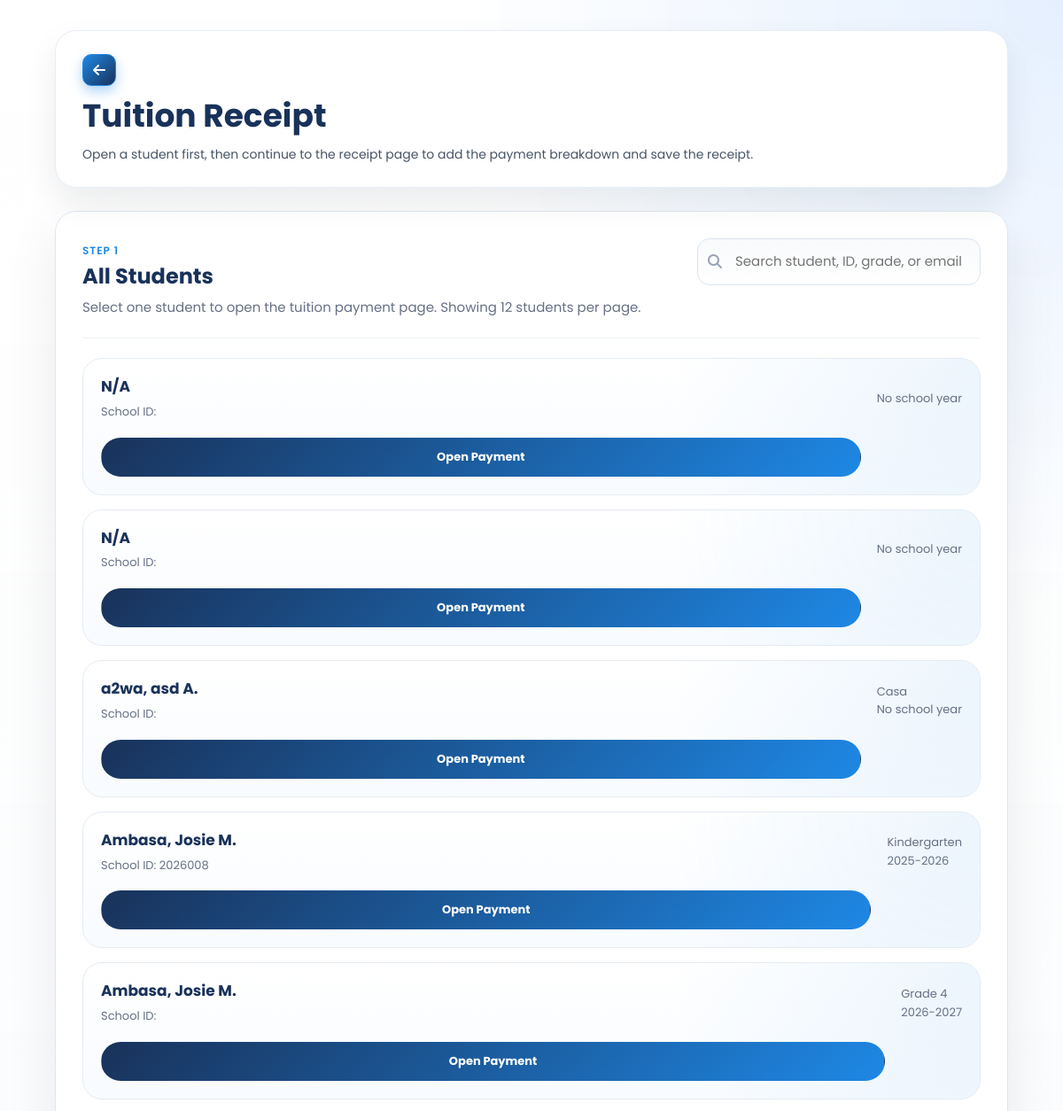
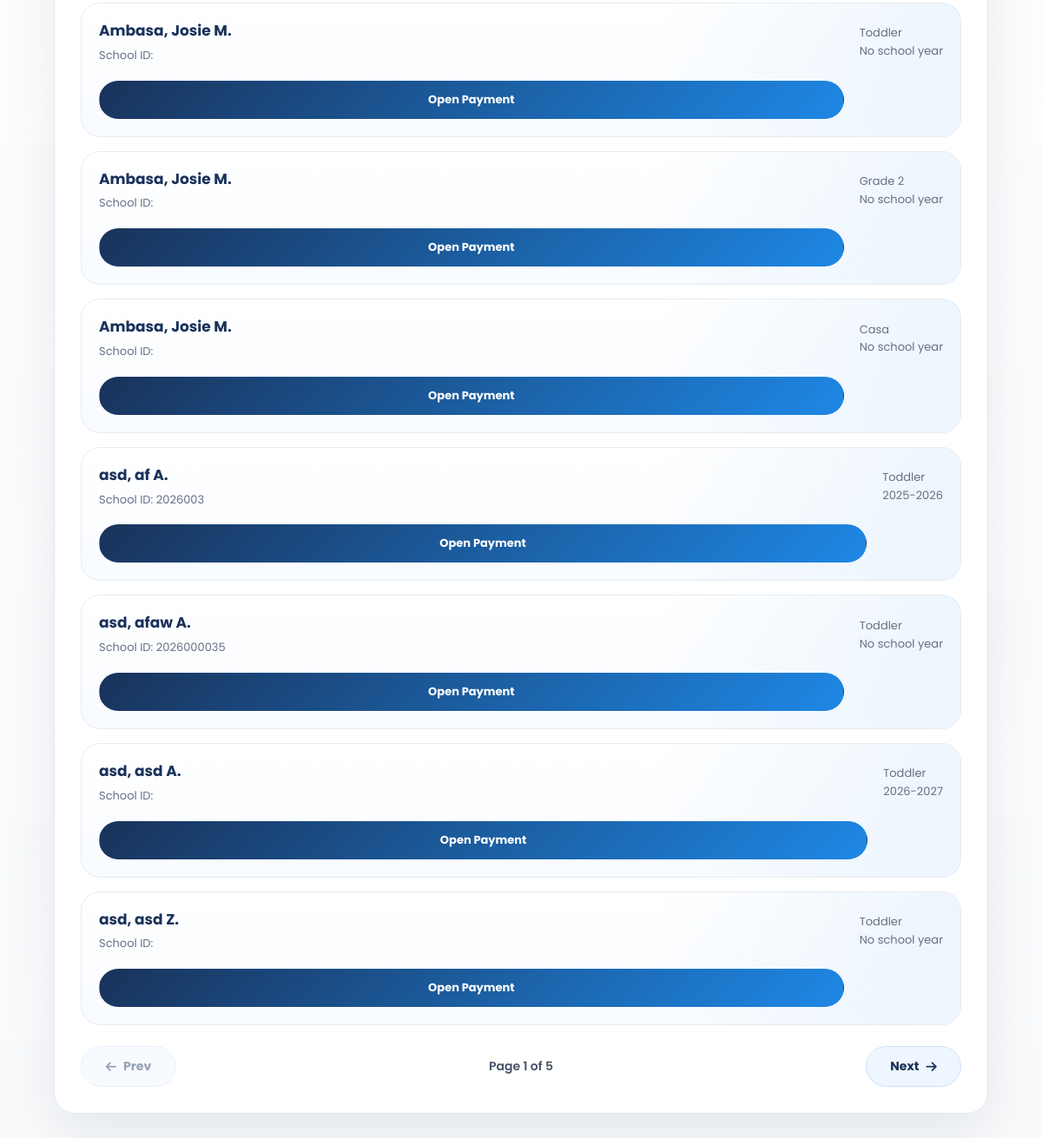
/SmartEnroll/tuition_receipt.php (signed in), run on an earlier commit of the app's database (2 pictures, top to bottom).
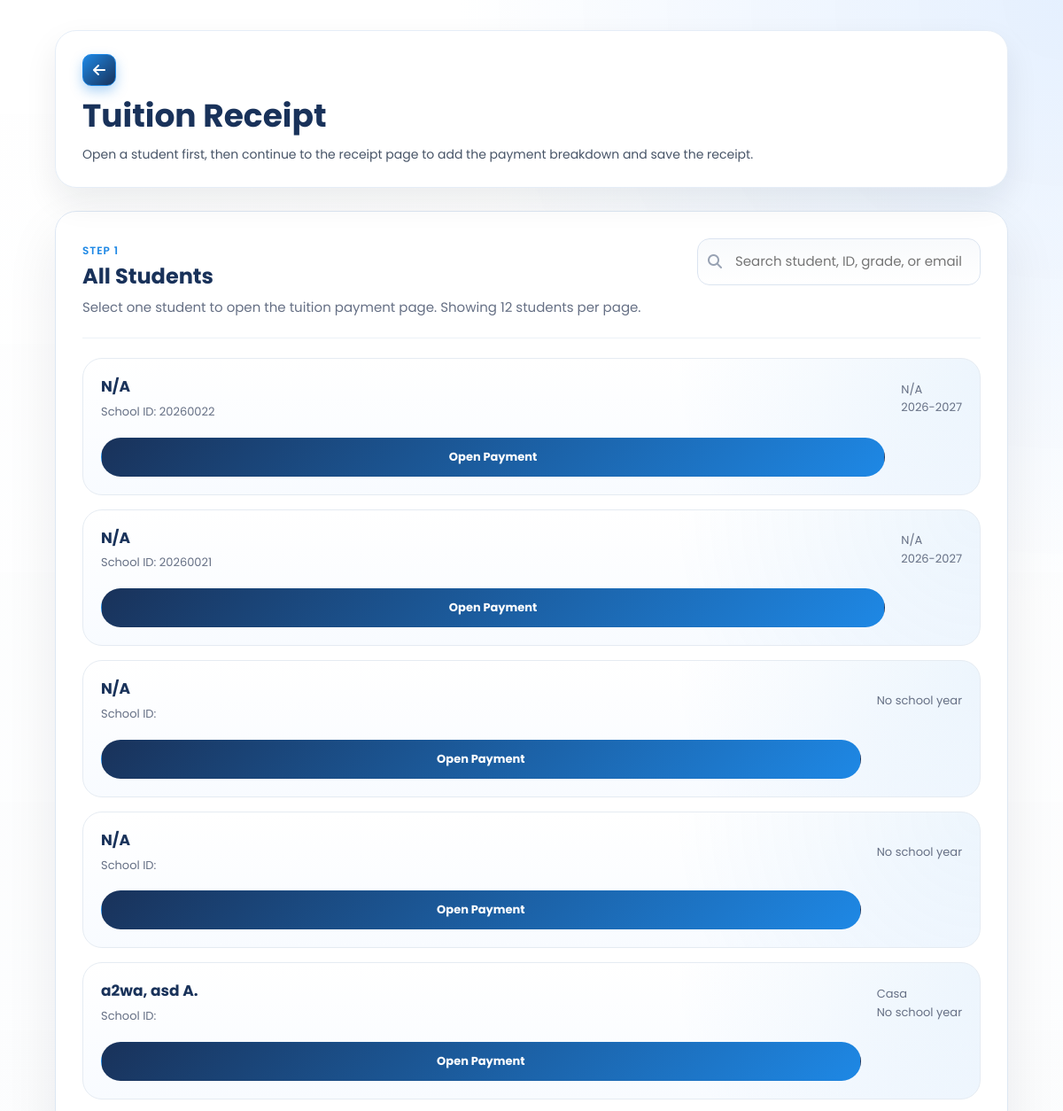
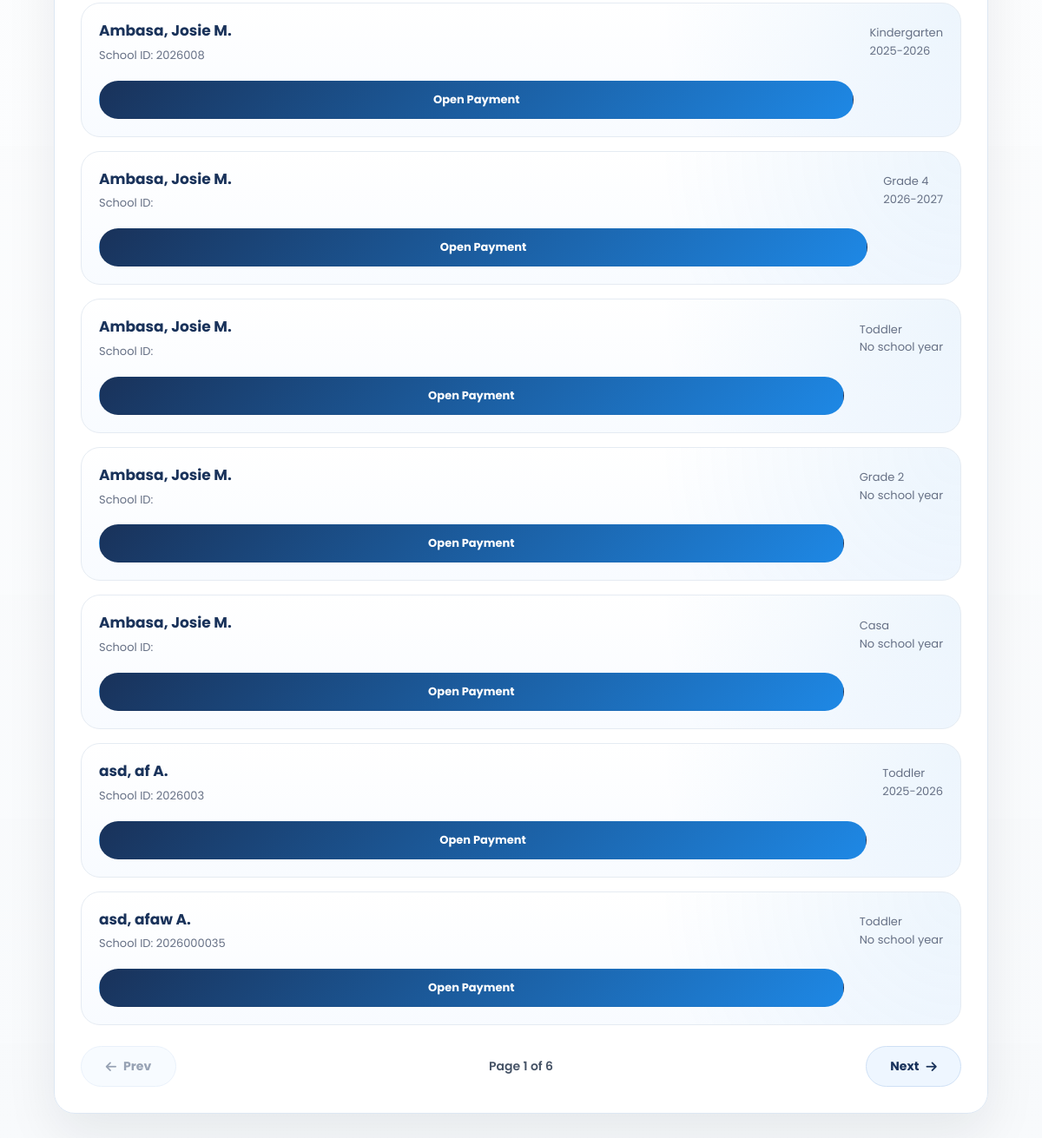
And on a later commit of the database (2 pictures, top to bottom).
### tables this page shows
CREATE TABLE `enrollments` (
  `id` int(11) NOT NULL,
  `grade_level` varchar(50) DEFAULT NULL,
  `student_id` varchar(20) DEFAULT NULL,
  `school_year` varchar(20) DEFAULT NULL,
  `student_status` varchar(50) DEFAULT NULL,
  `completion_date` date DEFAULT NULL,
  `learner_lname` varchar(100) DEFAULT NULL,
  `learner_fname` varchar(100) DEFAULT NULL,
  `learner_mname` varchar(100) DEFAULT NULL,
  `learner_ext` varchar(20) DEFAULT NULL,
  `nickname` varchar(100) DEFAULT NULL,
  `sex` varchar(20) DEFAULT NULL,
  `dob` varchar(20) DEFAULT NULL,
  `age` int(11) DEFAULT NULL,
  `mother_tongue` varchar(100) DEFAULT NULL,
  `religion` varchar(100) DEFAULT NULL,
  `email` varchar(150) DEFAULT NULL,
  `province` varchar(100) DEFAULT NULL,
  `municipality` varchar(100) DEFAULT NULL,
  `barangay` varchar(100) DEFAULT NULL,
  `street` varchar(150) DEFAULT NULL,
  `father_lname` varchar(100) DEFAULT NULL,
  `father_fname` varchar(100) DEFAULT NULL,
  `father_mname` varchar(100) DEFAULT NULL,
  `father_occ` varchar(100) DEFAULT NULL,
  `father_contact` varchar(50) DEFAULT NULL,
  `mother_lname` varchar(100) DEFAULT NULL,
  `mother_fname` varchar(100) DEFAULT NULL,
  `mother_mname` varchar(100) DEFAULT NULL,
  `mother_occ` varchar(100) DEFAULT NULL,
  `mother_contact` varchar(50) DEFAULT NULL,
  `mother_maiden` varchar(100) DEFAULT NULL,
  `guardian_type` varchar(50) DEFAULT NULL,
  `guardian_lname` varchar(100) DEFAULT NULL,
  `guardian_fname` varchar(100) DEFAULT NULL,
  `guardian_mname` varchar(100) DEFAULT NULL,
  `guardian_occ` varchar(100) DEFAULT NULL,
  `guardian_contact` varchar(50) DEFAULT NULL,
  `emergency1_name` varchar(150) DEFAULT NULL,
  `emergency1_relationship` varchar(100) DEFAULT NULL,
  `emergency1_contact` varchar(50) DEFAULT NULL,
  `emergency2_name` varchar(150) DEFAULT NULL,
  `emergency2_relationship` varchar(100) DEFAULT NULL,
  `emergency2_contact` varchar(50) DEFAULT NULL,
  `emergency3_name` varchar(150) DEFAULT NULL,
  `emergency3_relationship` varchar(100) DEFAULT NULL,
  `emergency3_contact` varchar(50) DEFAULT NULL,
  `special_needs` text DEFAULT NULL,
  `medication` varchar(10) DEFAULT NULL,
  `medication_details` text DEFAULT NULL,
  `created_at` timestamp NOT NULL DEFAULT current_timestamp()
);

### SmartEnroll/tuition_receipt.php (the view, shortened to what the changed rows need)
<?php
$students = [];
$error = '';
$studentsPerPage = 12;
$currentPage = max(1, (int)($_GET['page'] ?? 1));
$totalPages = 1;
$searchQuery = trim((string)($_GET['q'] ?? ''));
function format_name(array $row): string
{
    $m = trim((string)($row['learner_mname'] ?? ''));
    $mi = $m !== '' ? strtoupper(mb_substr($m, 0, 1)) . '.' : '';
    $full = trim(
        ($row['learner_lname'] ?? '') . ', ' .
        ($row['learner_fname'] ?? '') . ' ' . $mi
    );
    return trim(preg_replace('/\s+/', ' ', $full), ' ,');
}
try {
    $conn = new mysqli('127.0.0.1', 'root', '', 'smartenroll');
    $conn->set_charset('utf8mb4');
    $whereSql = '';
    $searchLike = '';
    if ($whereSql !== '') {
        $countStmt = $conn->prepare("SELECT COUNT(*) AS total FROM enrollments {$whereSql}");
        $countStmt->bind_param('s', $searchLike);
        $countStmt->execute();
        $countResult = $countStmt->get_result();
    } else {
        $countResult = $conn->query("SELECT COUNT(*) AS total FROM enrollments");
    }
    $totalStudents = (int)($countResult->fetch_assoc()['total'] ?? 0);
    $totalPages = max(1, (int)ceil($totalStudents / $studentsPerPage));
    $currentPage = min($currentPage, $totalPages);
    $offset = ($currentPage - 1) * $studentsPerPage;
    $sql = "
        SELECT id, student_id, learner_lname, learner_fname, learner_mname, grade_level, school_year, email
        FROM enrollments
        {$whereSql}
        ORDER BY learner_lname ASC, learner_fname ASC, id DESC
        LIMIT ? OFFSET ?
    ";
    $stmt = $conn->prepare($sql);
    if ($whereSql !== '') {
        $stmt->bind_param('sii', $searchLike, $studentsPerPage, $offset);
    } else {
        $stmt->bind_param('ii', $studentsPerPage, $offset);
    }
    $stmt->execute();
    $result = $stmt->get_result();
    while ($row = $result->fetch_assoc()) {
        $students[] = $row;
    }
} catch (Throwable $e) {
    $error = $e->getMessage();
}
?>
<!DOCTYPE html>
<html lang="en">
<head>
    <link rel="stylesheet" href="css/style.css">
    <link rel="stylesheet" href="css/pay_tuition.css">
    <link rel="stylesheet" href="https://cdnjs.cloudflare.com/ajax/libs/font-awesome/6.5.0/css/all.min.css">
</head>
<body class="dashboard-page dashboard-white-page">
<main class="dashboard-main pay-list-main">
    <div class="dashboard-header tuition-header">
        <div class="student-header-left">
            <div class="student-header-title">
                <h1>Tuition Receipt</h1>
            </div>
        </div>
    </div>
    <section class="student-directory-card">
        <div class="panel-top student-panel-top">
            <div>
                <h2>All Students</h2>
            </div>
        </div>
        <?php if (!$error && empty($students)): ?>
            <div class="empty-state">
                <i class="fa-solid fa-users"></i>
                <h2>No Students Found</h2>
                <p>There are no enrolled students available for tuition payment yet.</p>
            </div>
        <?php else: ?>
            <div class="student-card-list student-card-list-wide" id="payStudentList">
                <?php foreach ($students as $student): ?>
                    <?php $fullName = format_name($student) ?: 'N/A'; ?>
                    <a
                        class="student-pick-card"
                        href="tuition_receipt_details.php?student_id=<?php echo urlencode((string)$student['student_id']); ?>"
                        data-search="<?php echo htmlspecialchars(strtolower(implode(' ', [
                            (string)($student['student_id'] ?? ''),
                            $fullName,
                            (string)($student['grade_level'] ?? ''),
                            (string)($student['email'] ?? ''),
                            (string)($student['school_year'] ?? '')
                        ]))); ?>"
                    >
                        <div class="student-pick-main">
                            <strong><?php echo htmlspecialchars($fullName); ?></strong>
                            <span>School ID: <?php echo htmlspecialchars((string)($student['student_id'] ?? '')); ?></span>
                        </div>
                        <div class="student-pick-meta">
                            <span><?php echo htmlspecialchars((string)($student['grade_level'] ?? 'N/A')); ?></span>
                            <small><?php echo htmlspecialchars((string)($student['school_year'] ?? 'No school year')); ?></small>
                        </div>
                        <div class="student-pick-action">Open Payment</div>
                    </a>
                <?php endforeach; ?>
            </div>
            <?php if ($totalPages > 1): ?>
                <div class="pagination-bar">
                    <a class="pagination-btn<?php echo $currentPage <= 1 ? ' disabled' : ''; ?>" href="<?php echo $currentPage > 1 ? '?page=' . ($currentPage - 1) . ($searchQuery !== '' ? '&q=' . urlencode($searchQuery) : '') : '#'; ?>">
                        <i class="fa-solid fa-arrow-left"></i>
                        Prev
                    </a>
                    <div class="pagination-status">
                        Page <?php echo $currentPage; ?> of <?php echo $totalPages; ?><?php echo $searchQuery !== '' ? ' • Search: ' . htmlspecialchars($searchQuery) : ''; ?>
                    </div>
                    <a class="pagination-btn<?php echo $currentPage >= $totalPages ? ' disabled' : ''; ?>" href="<?php echo $currentPage < $totalPages ? '?page=' . ($currentPage + 1) . ($searchQuery !== '' ? '&q=' . urlencode($searchQuery) : '') : '#'; ?>">
                        Next
                        <i class="fa-solid fa-arrow-right"></i>
                    </a>
                </div>
            <?php endif; ?>
        <?php endif; ?>
    </section>
</main>
</body>
</html>

What changed in the data, as far as the page shows it:
no longer on this page (row unchanged): enrollments: fullName "asd, asd A.", grade_level "Toddler", school_year "2026-2027"
no longer on this page (row unchanged): enrollments: fullName "asd, asd Z.", grade_level "Toddler", school_year "No school year"
added enrollments: fullName "N/A", student "20260022", grade_level "N/A", school_year "2026-2027"
added enrollments: fullName "N/A", student "20260021", grade_level "N/A", school_year "2026-2027"
Also different on the page:
$totalPages: "5" → "6"
